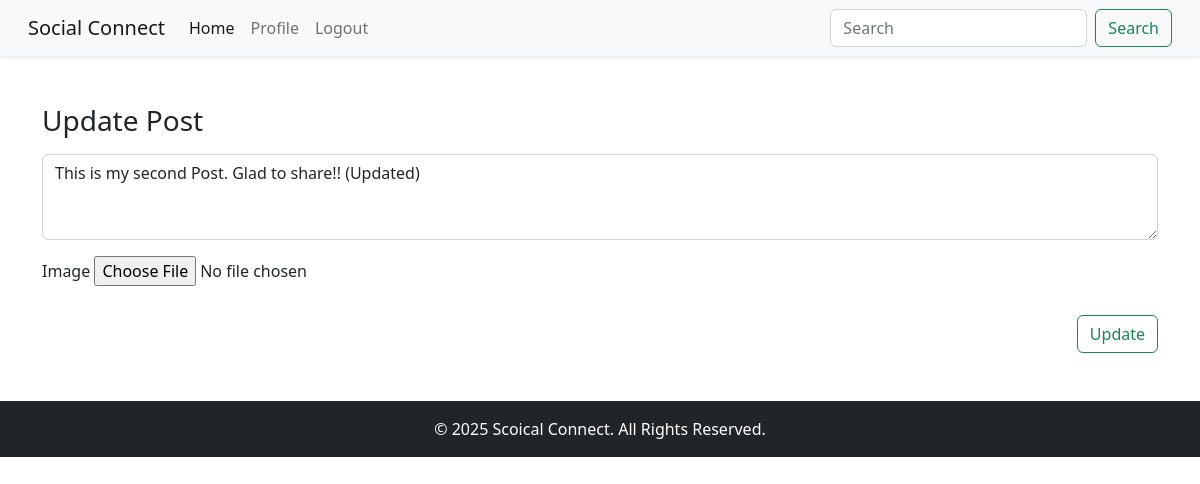
The app's page /posts/edit/2 (signed in), older data.
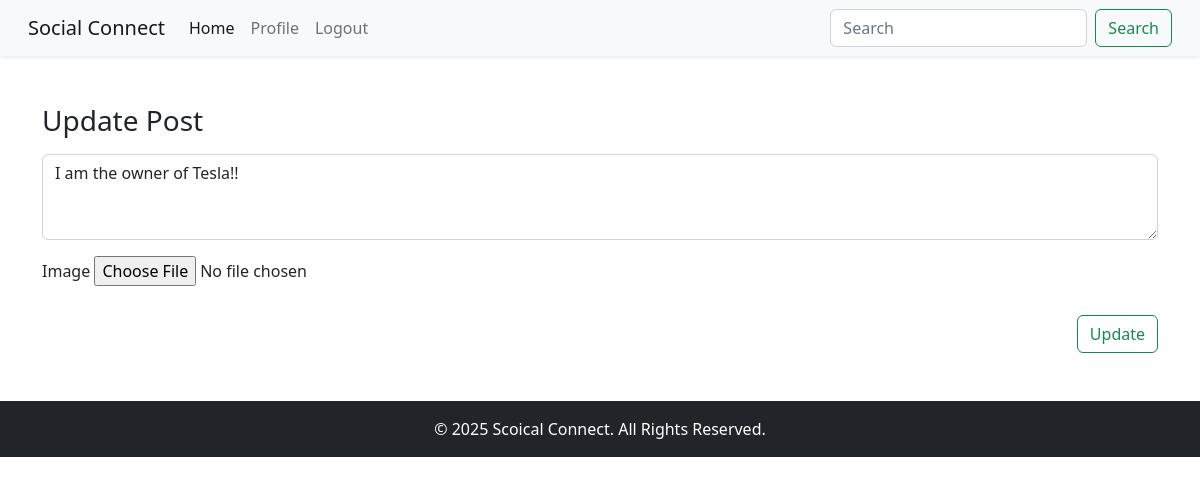
The same page, newer data.
### posts/models.py (models this page shows)
class Post(models.Model):
    author = models.ForeignKey(User, on_delete=models.CASCADE)
    content = models.TextField()
    image = models.ImageField(upload_to= post_directory_name, null=True, blank=True)
    liked_users = models.ManyToManyField(User,related_name="liked_posts",)
    created_at = models.DateTimeField(auto_now_add=True)
    updated_at = models.DateTimeField(auto_now=True)

### posts/views.py (the view)
# urls.py: path('edit/<int:pk>', views.post_edit, name='post_edit'),
@login_required
def post_edit(request ,pk):
    post = get_object_or_404(Post, id= pk, author= request.user)
    if request.method == 'POST':
        form = postForm(request.POST, request.FILES, instance=post)
        if form.is_valid():
            form.save()
            return redirect('profile')
    else:
        form = postForm(instance=post)
        return render(request,'posts/edit_post.html',{'form':form})

### posts/forms.py
class postForm(forms.ModelForm):
    class Meta:
        model = Post
        fields = ["content", "image"]
        widgets = {
            'content': forms.Textarea(attrs={
                'class': 'form-control',
                'rows': 3,
                'placeholder': "What's on your mind"
            })
        }

### posts/templates/posts/edit_post.html (shortened to what this page needs)
{% extends "base.html" %}
{% block content %}
<div class="container my-5">
    <form method="POST" enctype="multipart/form-data">
        <label for="{{ form.content.id_for_label }}" class="form-label"><h3>Update Post</h3></label>
        <div class="mb-3">
            {{ form.content }}
        </div>
        <div class="mb-3">
            <label for="{{ form.image.id_for_label }}" class="form-label">Image</label>
            {{ form.image }}
        </div>
        <div class="d-flex justify-content-end">
            <button type="Submit" class="btn btn-outline-success mt-2">Update</button>
        </div>
    </form>
</div>
{% endblock content %}

Row changes from the older to the newer data that the page shows:
changed Post: content "This is my second Post. Glad to share!! (Updated)" → "I am the owner of Tesla!!"
